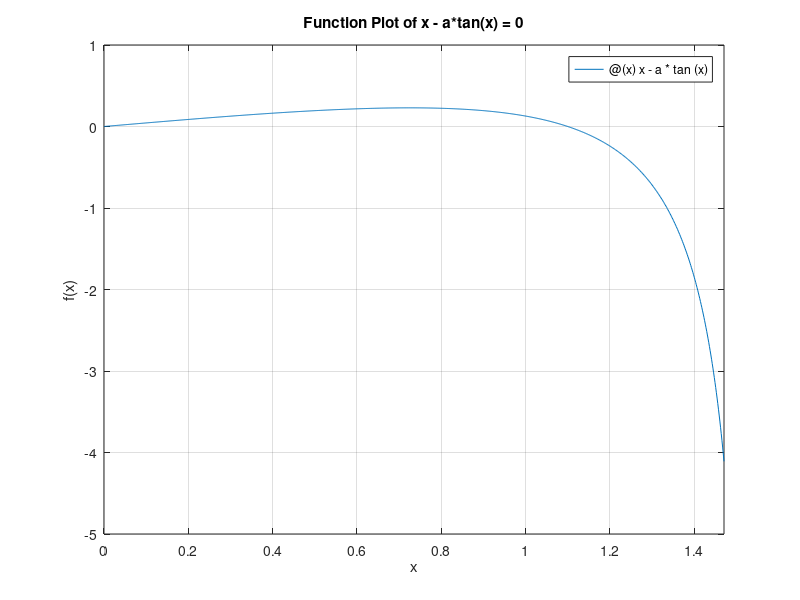

Source code (MATLAB):
% 定义函数
a = abs(randn(1));
f = @(x) x - a * tan(x);

% 设置x的范围，避开不连续点
x_min = 0;
x_max = pi/2 - 0.1; % 留出一点空间，避免接近pi/2

% 绘制函数图像
fplot(f, [x_min, x_max]);

% 设置图像的标题和坐标轴标签
title('Function Plot of x - a*tan(x) = 0');
xlabel('x');
ylabel('f(x)');

% 添加网格线以便更好地观察图像
grid on;
